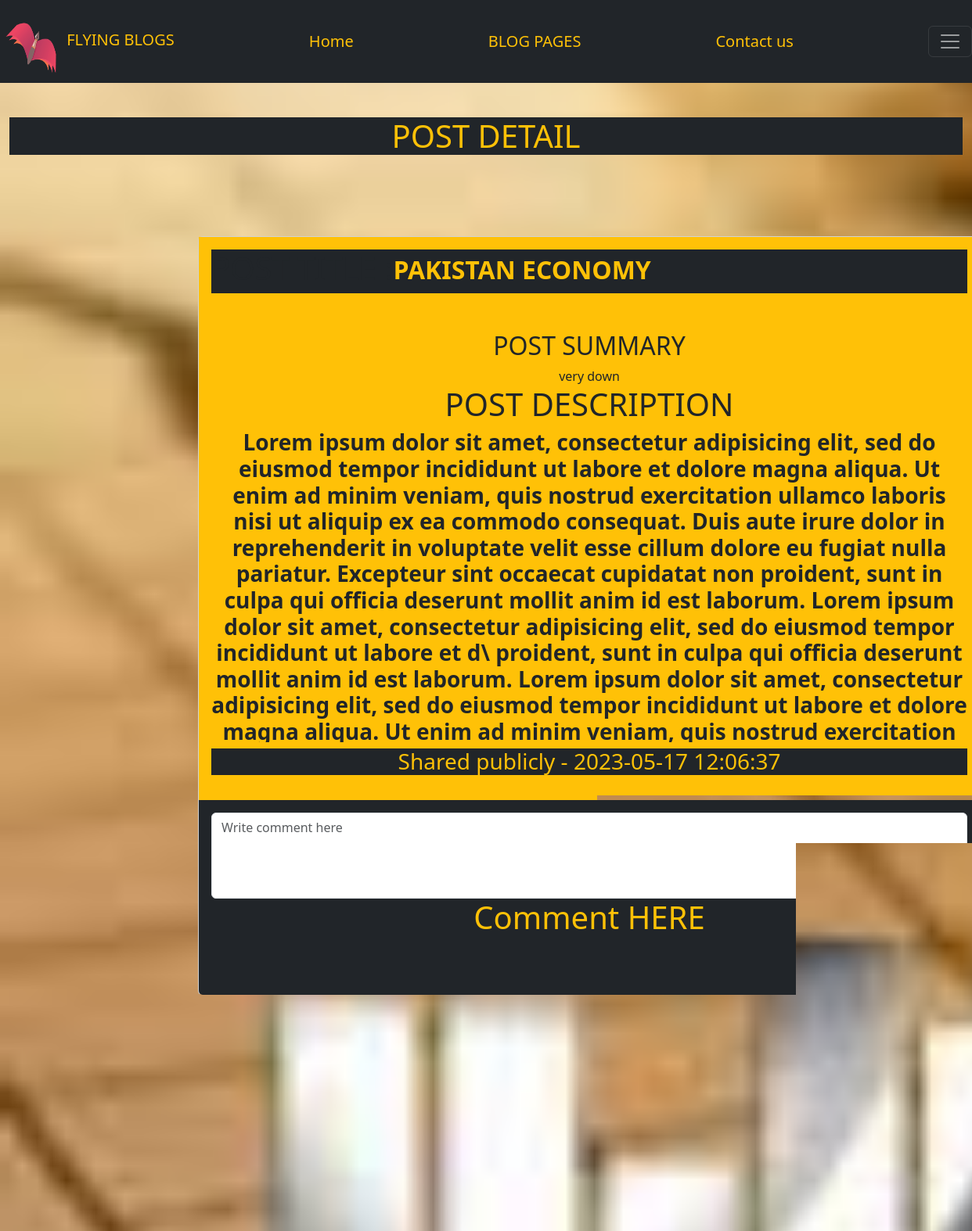
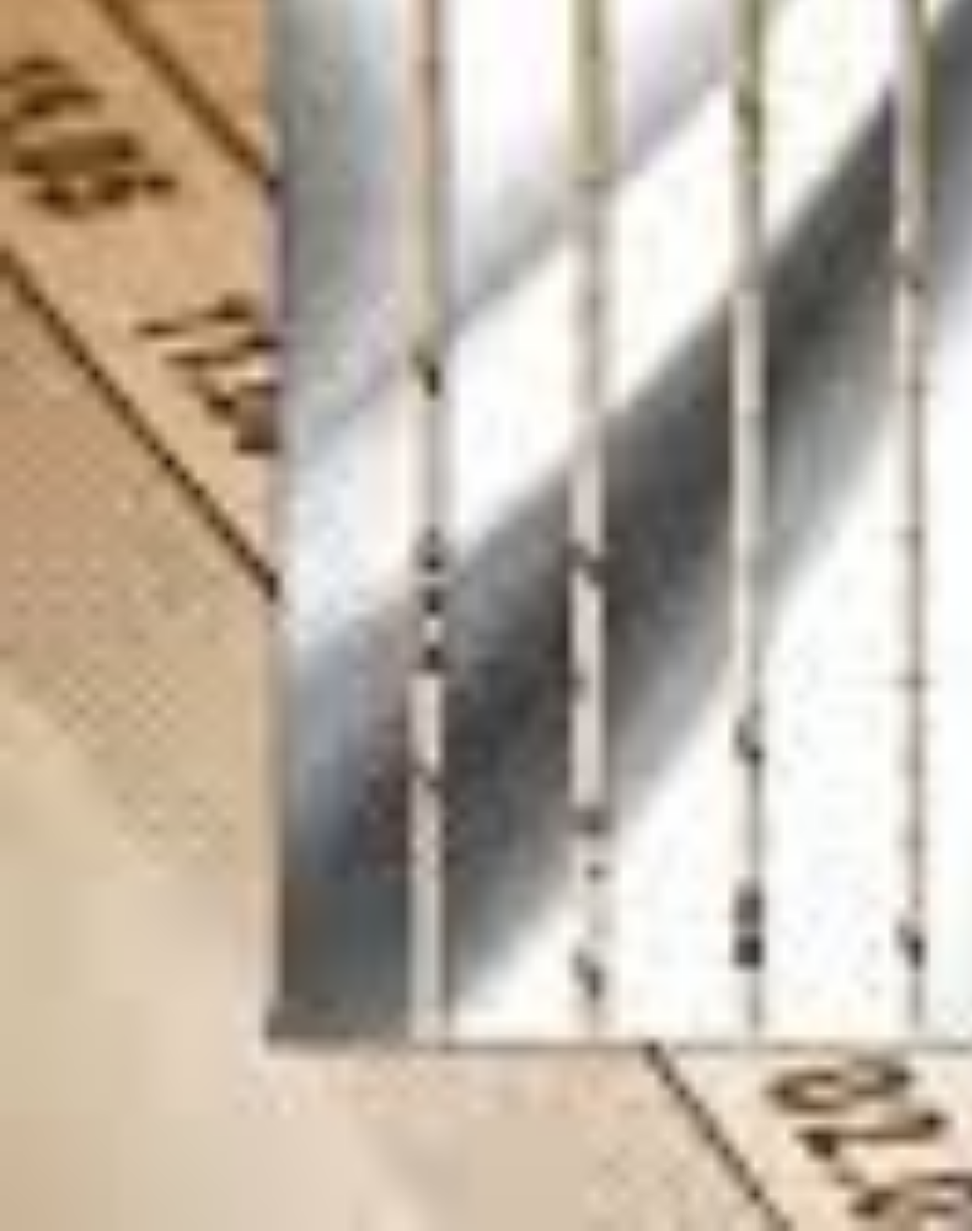
Screenshot of /final_project/visitor_post_detail.php?post_id=44 with the database file from the repository (2 pictures, top to bottom).
### tables this page shows
CREATE TABLE `post` (
  `post_id` int(11) NOT NULL AUTO_INCREMENT,
  `blog_id` int(11) DEFAULT NULL,
  `post_title` varchar(200) NOT NULL,
  `post_summary` text NOT NULL,
  `post_description` longtext NOT NULL,
  `featured_image` text DEFAULT NULL,
  `post_status` enum('Active','InActive') DEFAULT NULL,
  `is_comment_allowed` tinyint(1) NOT NULL DEFAULT 1,
  `created_at` timestamp NOT NULL DEFAULT current_timestamp() ON UPDATE current_timestamp(),
  `updated_at` timestamp NULL DEFAULT NULL,
  PRIMARY KEY (`post_id`),
  KEY `blog_id` (`blog_id`),
  CONSTRAINT `post_ibfk_1` FOREIGN KEY (`blog_id`) REFERENCES `blog` (`blog_id`) ON DELETE CASCADE ON UPDATE CASCADE
);

### final_project/admin/oop_work/database_setting.php (called while the page is built)
<?php
	$hostname = "localhost";
	$username = "root";
	$password = "";
	$database = "19233_ARSALAN_NISAR";
?>

### final_project/admin/oop_work/databse_class.php (called while the page is built, shortened)
<?php
class database{
		public $connection  = NULL;
		public function __construct($hostname,$username, $password, $database){
			$this->hostname = $hostname;
			$this->username = $username;
			$this->password = $password;
			$this->database = $database;
			$this->connection = mysqli_connect($this->hostname, $this->username,$this->password, $this->database);
		}
public function select_post_by_post_id_for_blog_page($post_id){
$this->query ="SELECT * FROM post WHERE post.`post_id`='{$post_id}'";
  return $this->result = mysqli_query($this->connection,$this->query);
    }
public function select_post_attachments_by_post_id_($post_id){
$this->query ="SELECT * FROM post_atachment WHERE post_atachment.`is_active`='Active' AND post_atachment.`post_id`='{$post_id}'";
  return $this->result = mysqli_query($this->connection,$this->query);
    }
}
?>

### final_project/visitor_post_detail.php (the view, shortened to what this page needs)
<?php
if (isset($_GET['post_id'])) {
$post_id = $_GET['post_id'];
}
  require_once("./admin/oop_work/database_setting.php");
  require_once("./admin/oop_work/databse_class.php");
  $database = new Database($hostname, $username, $password, $database);
$result=$database->select_post_by_post_id_for_blog_page($post_id);
if ($result->num_rows>0) {
$data=mysqli_fetch_assoc($result);
}
?>
<!DOCTYPE html>
<html>
<head>
	<link rel="stylesheet" href="bootstrap/css/bootstrap.min.css">
</head>
<body class="bg-warning"  style="background-image: url('./<?php echo $data['featured_image']  ?>');  background-repeat: no-repeat ;  background-repeat: no-repeat;
  background-attachment: fixed;
  background-size: cover;
    "  >
<?php
 require_once("header.php");
?>
<div class="container-fluid" >
	<div class="row" style="margin-top: 150px"  >
<center>
<div  >
	<h1 class="bg-dark text-warning" >POST DETAIL</h1>
</div>
</center>
<div class="col-12" >
<div class="row" >
<center>
  <div class="row" >
<div class="col-12 text-danger " >
<section  style="border-radius: 40px"   >
  <div class="container    my-5 py-5">
    <div class="row d-flex justify-content-center">
      <div class="col-md-12 col-lg-10 col-xl-8">
        <div class="card" style="width: 1000px;" >
          <div class=" bg-warning text-dark  card-body">
            <div class="d-flex flex-start align-items-center bg-dark ">
             <h1>POST TITLE :</h1>
              <div>
                <h2 class="fw-bold text-warning mb-1"><?php echo $data['post_title'];?></h2>
              </div>
            </div>
            <p class="mt-3 mb-4 pb-2">
              <div><h2>POST SUMMARY</h2>
                <?php  echo $data['post_summary']; ?>
              </div>
              <div style="" >
                <h1>
                  POST DESCRIPTION
                </h1><h3  style="overflow:auto;height: 400px"><b>
                Lorem ipsum dolor sit amet, consectetur adipisicing elit, sed do eiusmod
                tempor incididunt ut labore et dolore magna aliqua. Ut enim ad minim veniam,
                quis nostrud exercitation ullamco laboris nisi ut aliquip ex ea commodo
                consequat. Duis aute irure dolor in reprehenderit in voluptate velit esse
                cillum dolore eu fugiat nulla pariatur. Excepteur sint occaecat cupidatat non
                proident, sunt in culpa qui officia deserunt mollit anim id est laborum.
                Lorem ipsum dolor sit amet, consectetur adipisicing elit, sed do eiusmod
                tempor incididunt ut labore et d\
                proident, sunt in culpa qui officia deserunt mollit anim id est laborum.
                Lorem ipsum dolor sit amet, consectetur adipisicing elit, sed do eiusmod
                tempor incididunt ut labore et dolore magna aliqua. Ut enim ad minim veniam,
                quis nostrud exercitation ullamco laboris nisi ut aliquip ex ea commodo
                consequat. Duis aute irure dolor in reprehenderit in voluptate velit esse
                cillum dolore eu fugiat nulla pariatur. Excepteur sint occaecat cupidatat non
                proident, sunt in culpa qui officia deserunt mollit anim id est laborum.
                Lorem ipsum dolor sit amet, consectetur adipisicing elit, sed do eiusmod
                tempor incididunt ut labore et d\
                proident, sunt in culpa qui officia deserunt mollit anim id est laborum.
                Lorem ipsum dolor sit amet, consectetur adipisicing elit, sed do eiusmod
                tempor incididunt ut labore et dolore magna aliqua. Ut enim ad minim veniam,
                quis nostrud exercitation ullamco laboris nisi ut aliquip ex ea commodo
                consequat. Duis aute irure dolor in reprehenderit in voluptate velit esse
                cillum dolore eu fugiat nulla pariatur. Excepteur sint occaecat cupidatat non
                proident, sunt in culpa qui officia deserunt mollit anim id est laborum.
                Lorem ipsum dolor sit amet, consectetur adipisicing elit, sed do eiusmod
                tempor incididunt ut labore et d\
                proident, sunt in culpa qui officia deserunt mollit anim id est laborum.
                <?php echo $data['post_description'];?></b></h3>
              </div>
               <p class="text-muted small mb-0  ">
                  <h3 class="text-warning bg-dark" >Shared publicly - <?php echo $data['updated_at'] ?></h3>
                </p>
            </p>
          </div>
<?php
if ($data['is_comment_allowed']==1) {
?>
          <div class="card-footer py-3 border-0 bg-dark text-warning " style="background-color: #f8f9fa;">
            <div class="d-flex flex-start w-100">
              <div class="form-outline w-100">
                <textarea class="form-control" id="textAreaExample" rows="4"
                  style="background: #fff;" placeholder="Write comment here" disabled="" ></textarea>
                <label class="form-label" for="textAreaExample"><h1>Comment HERE </h1></label>
              </div>
            </div>
            <div class="float-end mt-2 pt-1">
              <button type="button" onclick="show_comment()" class="btn btn-outline-secondary btn-warning btn-sm">SHOW COMMENTS</button>
            </div>
          </div>
        </div>
      </div>
    </div>
  </div>
</section>
  </div>
<?php
}
  ?>
<div class="col-12" >
  <div class="card bg-dark text-warning ">
  <h5 class="card-header">ATTACHMENTS</h5>
  <div class="card-body">
<?php
$atachments_result=$database->select_post_attachments_by_post_id_($post_id);
if ($atachments_result->num_rows>0) {
while ($attach_data=mysqli_fetch_assoc($atachments_result)) {
  ?>
    <a  download="" href="./<?php echo $attach_data['post_attachment_path'] ?>" class="btn btn-warning">
      <?php echo $attach_data['post_attachment_title']?></a>
  <?php
}
}
else{
echo "<h1> NO ATTACHMENTS AVAILABLE ON THIS POST </h1>";
}
?>
  </div>
</div>
</div>
</center>
</div>
</div>
	</div>
</div>
<div style="margin-top: 100%" >
<?php
 require_once("footer.php");
?>
  </div>
</body>
</html>

### rows the page displays
post: post_title "PAKISTAN ECONOMY", post_summary "very down", updated_at "2023-05-17 12:06:37"
